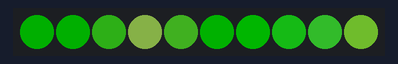
Simulated run of this sketch. Board: Arduino Uno, built with avr-gcc and run on an emulated ATmega328P. Shown: 10 RGB LEDs in strip order, left to right. Dim RGB values are drawn brighter than linear.

Above: at 0.15 s.
At 5.14 s:
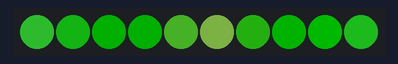
At 10.13 s:
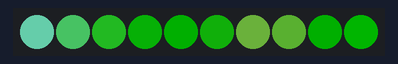
At 19.79 s:
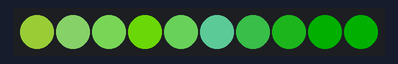
At 29.76 s:
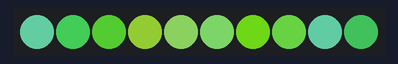
At 39.73 s:
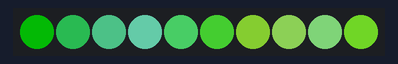

The sketch:

colorpallete.ino
```cpp
#include <FastLED.h>

#define NUM_LEDS 10
#define DATA_PIN 8
#define MAX_VOLTS 5
#define MAX_AMPS 500
#define BRIGHTNESS 650

CRGB leds[NUM_LEDS];

// We choose a palette - think of this as a "Color Theme"
CRGBPalette16 currentPalette = ForestColors_p;

void setup() {
  FastLED.addLeds<WS2812B, DATA_PIN, GRB>(leds, NUM_LEDS);
  FastLED.setMaxPowerInVoltsAndMilliamps(MAX_VOLTS, MAX_AMPS);
  FastLED.setBrightness(BRIGHTNESS);
}

void loop() {
  static uint8_t startIndex = 0;
  startIndex = startIndex + 1; // This makes the colors "scroll"

  for(int i = 0; i < NUM_LEDS; i++) {
    // ColorFromPalette(palette, index, brightness, blending)
    leds[i] = ColorFromPalette(currentPalette, startIndex + (i * 10), 255, LINEARBLEND);
  }

  FastLED.show();
  delay(20);
}
```
